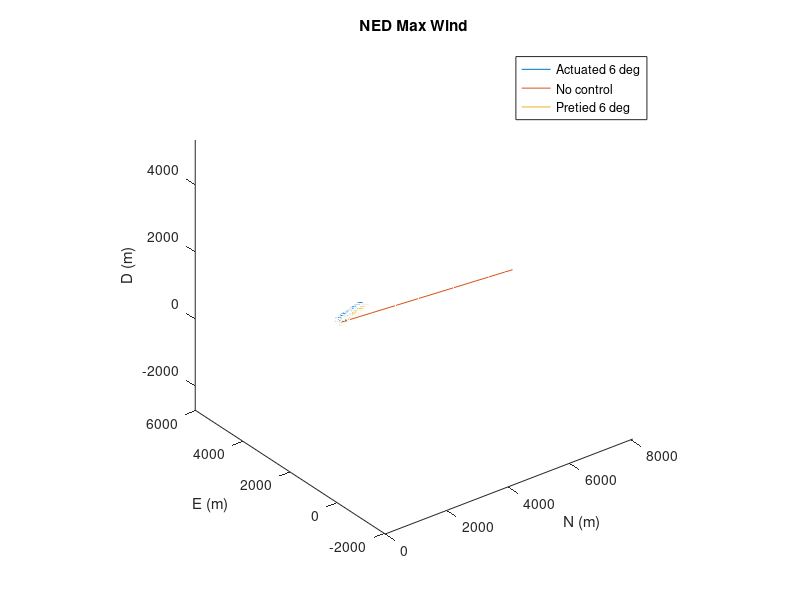
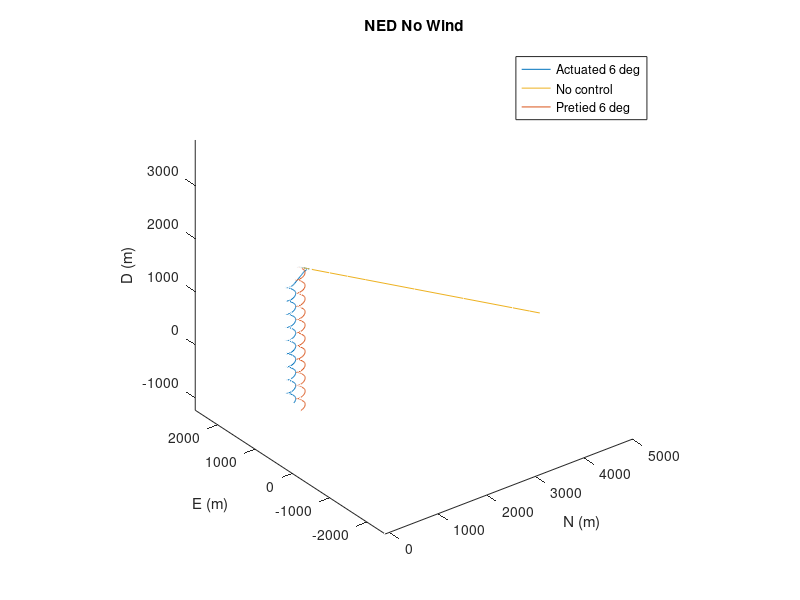

MATLAB code for these plots, in order:
% trajectory performance
% started 10/10/24 - Rosalind Aves

load drift_control.mat
load drift_nocontrol.mat
load drift_pretie.mat

figure();
p3 = plot3(X_control, Y_control, Z_control);
hold on
p1 = plot3(X, Y, Z);
hold on
p2 = plot3(X_pretie, Y_pretie, Z_pretie);

legend([p3 p1 p2],  'Actuated 6 deg','No control', 'Pretied 6 deg')
axis equal
title("NED Max Wind");
xlabel('N (m)'); ylabel('E (m)'); zlabel('D (m)');
hold off

load drift_control_nowind.mat
load drift_nocontrol_nowind.mat
load drift_pretie_nowind.mat

figure();
p3 = plot3(X_control, Y_control, Z_control);

hold on
p2 = plot3(X_pretie, Y_pretie, Z_pretie);
p1 = plot3(X, Y, Z);
legend([p3 p1 p2], 'Actuated 6 deg', 'No control', 'Pretied 6 deg')
axis equal
title("NED No Wind");
xlabel('N (m)'); ylabel('E (m)'); zlabel('D (m)');
hold off